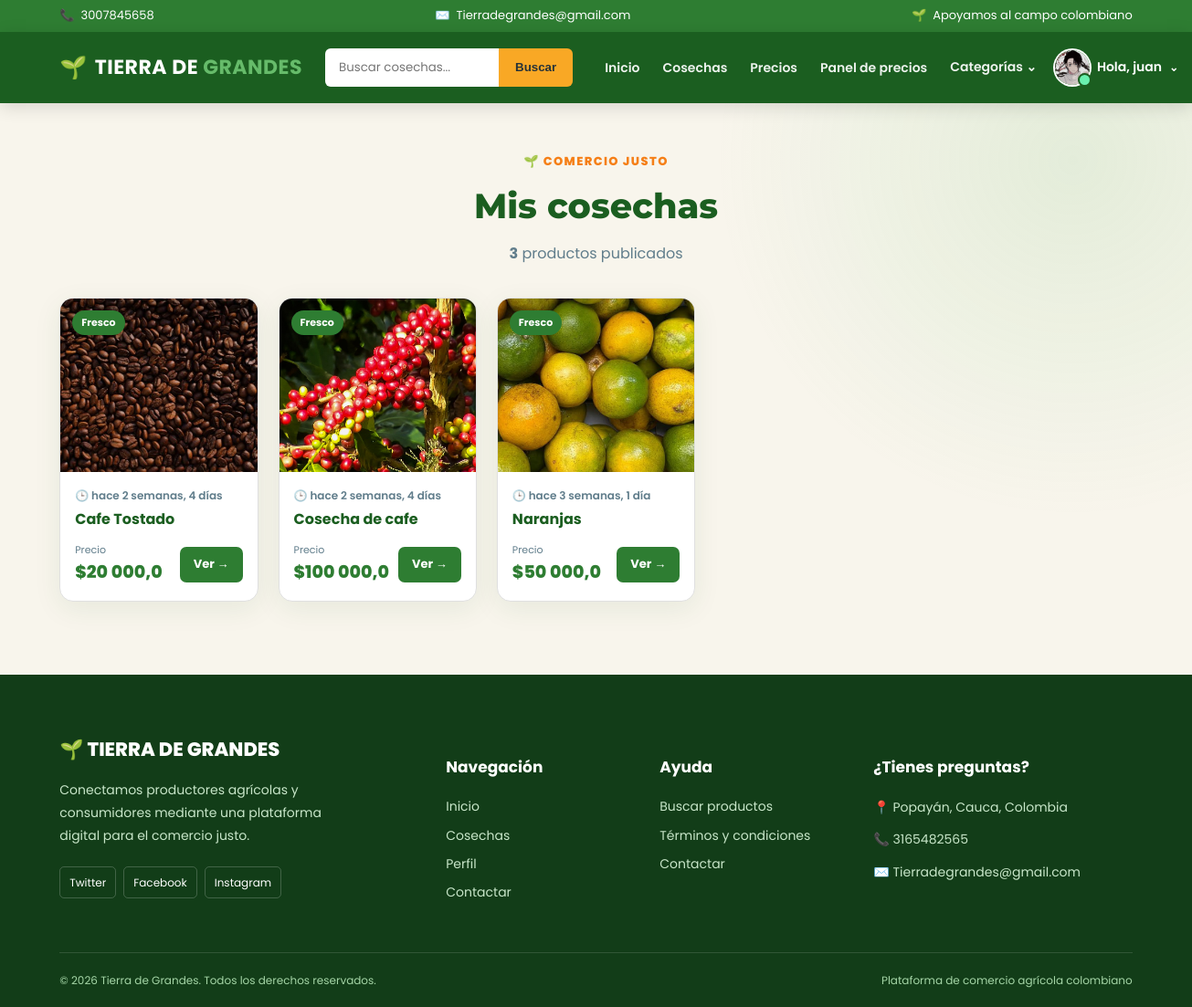
Screenshot of /mis_productos/ (signed in) with the database file from the repository.
### cuentas/models.py (models this page shows, shortened)
class Cuentas (AbstractBaseUser):
    nombres = models.CharField(max_length=50)
    apellidos = models.CharField(max_length=50)
    nombreusuario = models.CharField(max_length=50, unique=True)
    email = models.CharField(max_length=100, unique=True)
    numero_telefono = models.CharField(max_length=50)
    date_joined = models.DateTimeField(auto_now_add=True)
    last_login = models.DateTimeField(auto_now_add=True)
    is_admin = models.BooleanField(default=False)
    is_staff = models.BooleanField(default=False)
    is_active = models.BooleanField(default=False)
    is_superadmin = models.BooleanField(default=False)
    USERNAME_FIELD = 'email'
    REQUIRED_FIELDS = ['nombreusuario', 'nombres', 'apellidos']
    objects = CuentaAdd()
    def full_nombre(self):
        return f'{self.nombres} {self.apellidos}'

class UserPerfil(models.Model):
    user = models.OneToOneField(Cuentas, on_delete=models.CASCADE)
    direccion_linea_1 = models.CharField(blank=True, max_length=100)
    direccion_linea_2 = models.CharField(blank=True, max_length=100)
    image_perfil = models.ImageField(upload_to='userperfil')
    ciudad = models.CharField(blank=True, max_length=20)
    departamento = models.CharField(blank=True, max_length=20)
    descripcion = models.TextField()
    instagram = models.URLField("Instagram", max_length=200, blank=True)
    tiktok = models.URLField("TikTok", max_length=200, blank=True)
    facebook = models.URLField("Facebook", max_length=200, blank=True)

### productos/models.py (models this page shows, shortened)
class Producto(models.Model):
    user = models.ForeignKey(Cuentas,on_delete=models.CASCADE, related_name='product')
    nombre = models.CharField(max_length=50)
    slug= AutoSlugField(populate_from='nombre')
    precio = models.FloatField()  # Field name made lowercase.
    Informacion_de_produccion = models.CharField(max_length=100)
    image = models.ImageField()  # Field name made lowercase.
    stock = models.IntegerField()
    timestamp = models.DateTimeField(default=timezone.now)
    descripcion = models.TextField()
    categoria = models.ForeignKey(Categoria,on_delete=models.CASCADE, related_name='productoscat')
    destacado=models.BooleanField(default=True)
    activo=models.BooleanField(default=True)
    fecha_creacion = models.DateTimeField(auto_now_add=True)
    modificacion_date = models.DateTimeField(auto_now=True)
    unidad_precio = models.CharField(max_length=10, choices=UNIDADES_PRECIO, default="kg")
    producto_sipsa = models.CharField(
        max_length=100, blank=True, choices=PRODUCTOS_SIPSA,
        help_text="Producto equivalente en el SIPSA, si tiene precio de referencia",
    )
    class Meta:
        ordering = ['-timestamp']
        verbose_name = 'Producto'
        verbose_name_plural = 'Productos'
        ordering = ['-id']

### cuentas/views.py (the view)
def mis_productos (request):
    producto = Producto.objects.filter(user=request.user).order_by('-fecha_creacion')
    context = {
        'producto':producto,
    }
    return render(request, 'productos_usuario.html', context)

### tiera_de_grandes/templates/productos_usuario.html (shortened to what this page needs)
{% extends 'index.html' %}
{% load static %}
{% load humanize %}
{% block extra_css %}
    <link rel="stylesheet" href="{% static 'css/productos.css' %}">
    <link rel="stylesheet" href="{% static 'css/mis_productos.css' %}">
{% endblock extra_css %}
{% block content %}
<main class="list-page">
    <div class="container">
        <header class="list-header">
            <span class="section-tag">🌱 Comercio justo</span>
            <h1>Mis cosechas</h1>
            <p>
                <strong>{{ producto|length }}</strong>
                {% if producto|length == 1 %}producto publicado{% else %}productos publicados{% endif %}
            </p>
        </header>
        <section class="catalog">
            <div class="catalog-grid">
                {% for item in producto %}
                    <article class="product-card">
                        <a href="{% url 'verproducto_usuario' item.pk %}" class="product-image-link">
                            {% if item.image %}
                                <img src="{{ item.image.url }}"
                                     alt="{{ item.nombre }}"
                                     class="product-image"
                                     loading="lazy">
                            {% else %}
                                <img src="{% static 'images/image_5.jpg' %}"
                                     alt="Imagen no disponible"
                                     class="product-image"
                                     loading="lazy">
                            {% endif %}
                            <span class="product-label">Fresco</span>
                        </a>
                        <div class="product-info">
                            <time class="product-date"
                                  datetime="{{ item.timestamp|date:'c' }}">
                                🕒 {{ item.timestamp|naturaltime }}
                            </time>
                            <h3>
                                <a href="{% url 'verproducto_usuario' item.pk %}">{{ item.nombre }}</a>
                            </h3>
                            <div class="product-footer">
                                <div>
                                    <span class="price-label">Precio</span>
                                    <span class="product-price">${{ item.precio|intcomma }}</span>
                                </div>
                                <a href="{% url 'verproducto_usuario' item.pk %}"
                                   class="btn-view-product"
                                   aria-label="Ver detalle de {{ item.nombre }}">
                                    Ver →
                                </a>
                            </div>
                        </div>
                    </article>
                {% empty %}
                    <div class="empty-products">
                        <div class="empty-icon" aria-hidden="true">🌾</div>
                        <h3>Aún no hay cosechas</h3>
                        <p>Cuando se publiquen productos aparecerán aquí.</p>
                    </div>
                {% endfor %}
            </div>
        </section>
    </div>
</main>
{% endblock content %}

### tiera_de_grandes/templates/index.html (shortened to what this page needs)
<!DOCTYPE html>
{% load humanize %}
{% load static %}
<html lang="es">
<head>
    <link rel="stylesheet" href="{% static 'css/index.css' %}">
    <link rel="stylesheet" href="{% static 'css/base_extra.css' %}">
    <link rel="stylesheet" href="{% static 'css/login_tdg.css' %}">
    {% block extra_css %}
    {% endblock extra_css %}
</head>
<body>
    <div class="top-bar">
        <div class="container">
            <div class="top-bar-content">
                <div class="top-item">
                    <span aria-hidden="true">📞</span>
                    <span>3007845658</span>
                </div>
                <div class="top-item">
                    <span aria-hidden="true">✉️</span>
                    <span>Tierradegrandes@gmail.com</span>
                </div>
                <div class="top-item top-message">
                    <span aria-hidden="true">🌱</span>
                    <span>Apoyamos al campo colombiano</span>
                </div>
            </div>
        </div>
    </div>
    <nav class="main-navbar" aria-label="Navegación principal">
        <div class="container">
            <div class="navbar-content">
                <a href="{% url 'inicio' %}" class="brand">
                    <span class="brand-icon" aria-hidden="true">🌱</span>
                    <span>TIERRA DE <strong>GRANDES</strong></span>
                </a>
                <form class="search-form" action="{% url 'buscador' %}" method="get" role="search">
                    <input type="search" name="keyword" placeholder="Buscar cosechas..." aria-label="Buscar productos">
                    <button type="submit">Buscar</button>
                </form>
                <div class="nav-menu">
                    <a href="{% url 'inicio' %}" class="nav-link">Inicio</a>
                    <a href="{% url 'verproducto' %}" class="nav-link">Cosechas</a>
                    <a href="{% url 'inteligencia_artificial:precios_referencia' %}" class="nav-link">Precios</a>
                    <a href="{% url 'inteligencia_artificial:panel_precios' %}" class="nav-link">Panel de precios</a>
                    <div class="nav-dropdown" data-dropdown>
                        <button class="nav-link dropdown-button"
                                type="button"
                                data-dropdown-toggle
                                aria-haspopup="true"
                                aria-expanded="false"
                                aria-controls="categoriasMenu">
                            Categorías <span aria-hidden="true">⌄</span>
                        </button>
                    </div>
                    {% if request.user.is_authenticated %}
                        {% with u=request.user %}
                        <div class="nav-dropdown" data-dropdown>
                            <button class="user-button"
                                    type="button"
                                    data-dropdown-toggle
                                    aria-haspopup="true"
                                    aria-expanded="false"
                                    aria-controls="userMenu">
                                <span class="user-avatar" aria-hidden="true">
                                    <span class="user-initial">{{ u.nombres|default:u.nombreusuario|default:"U"|slice:":1"|upper }}</span>
                                    {% if u.userperfil.image_perfil %}
                                        <img src="{{ u.userperfil.image_perfil.url }}"
                                             alt=""
                                             class="user-photo"
                                             onerror="this.remove()">
                                    {% endif %}
                                </span>
                                <span class="user-name">Hola, {{ u.nombres|default:u.nombreusuario|truncatechars:14 }}</span>
                                <span class="dropdown-caret" aria-hidden="true">⌄</span>
                            </button>
                        </div>
                        {% endwith %}
                    {% else %}
                        <a href="{% url 'login' %}" class="nav-link">Iniciar Sesión</a>
                        <a href="{% url 'registrar' %}" class="register-button">Regístrate</a>
                    {% endif %}
                </div>
            </div>
        </div>
    </nav>
    {% block content %}{% endblock content %}
    <footer class="footer">
        <div class="container">
            <div class="footer-grid">
                <div class="footer-column">
                    <a href="{% url 'inicio' %}" class="footer-brand">🌱 TIERRA DE GRANDES</a>
                    <p>
                        Conectamos productores agrícolas y
                        consumidores mediante una plataforma
                        digital para el comercio justo.
                    </p>
                    <div class="social-links">
                        <a href="https://twitter.com/?lang=es" target="_blank" rel="noopener noreferrer">Twitter</a>
                        <a href="https://www.facebook.com/profile.php?id=100084250750943" target="_blank" rel="noopener noreferrer">Facebook</a>
                        <a href="https://www.instagram.com/" target="_blank" rel="noopener noreferrer">Instagram</a>
                    </div>
                </div>
                <div class="footer-column">
                    <h4>Navegación</h4>
                    <a href="{% url 'inicio' %}">Inicio</a>
                    <a href="{% url 'verproducto' %}">Cosechas</a>
                    {% if request.user.is_authenticated %}
                        <a href="{% url 'perfil' %}">Perfil</a>
                    {% endif %}
                    <a href="{% url 'contactar' %}">Contactar</a>
                </div>
                <div class="footer-column">
                    <h4>Ayuda</h4>
                    <a href="{% url 'verproducto' %}">Buscar productos</a>
                    <a href="#">Términos y condiciones</a>
                    <a href="{% url 'contactar' %}">Contactar</a>
                </div>
                <div class="footer-column">
                    <h4>¿Tienes preguntas?</h4>
                    <p>📍 Popayán, Cauca, Colombia</p>
                    <p>📞 3165482565</p>
                    <p>✉️ Tierradegrandes@gmail.com</p>
                </div>
            </div>
            <div class="footer-bottom">
                <p>© {% now "Y" %} Tierra de Grandes. Todos los derechos reservados.</p>
                <p>Plataforma de comercio agrícola colombiano</p>
            </div>
        </div>
    </footer>
</body>
</html>

### rows the page displays
Cuentas: userperfil.image_perfil (picture), nombres "juan"
Producto: image (picture), timestamp "hace 2 semanas, 4 días", nombre "Cafe Tostado", precio "20 000,0"
Producto: image (picture), timestamp "hace 2 semanas, 4 días", nombre "Cosecha de cafe", precio "100 000,0"
Producto: image (picture), timestamp "hace 3 semanas, 1 día", nombre "Naranjas", precio "50 000,0"

### other values shown
{{ producto|length }} "3"
